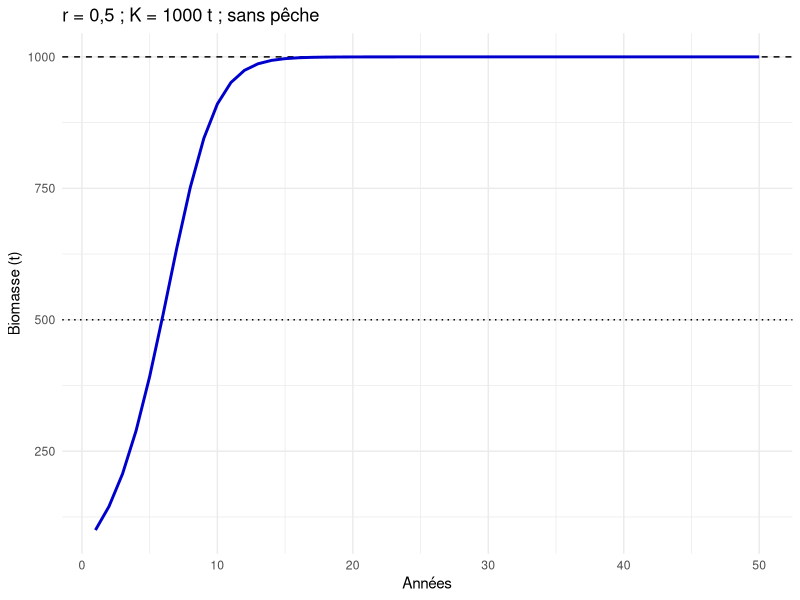
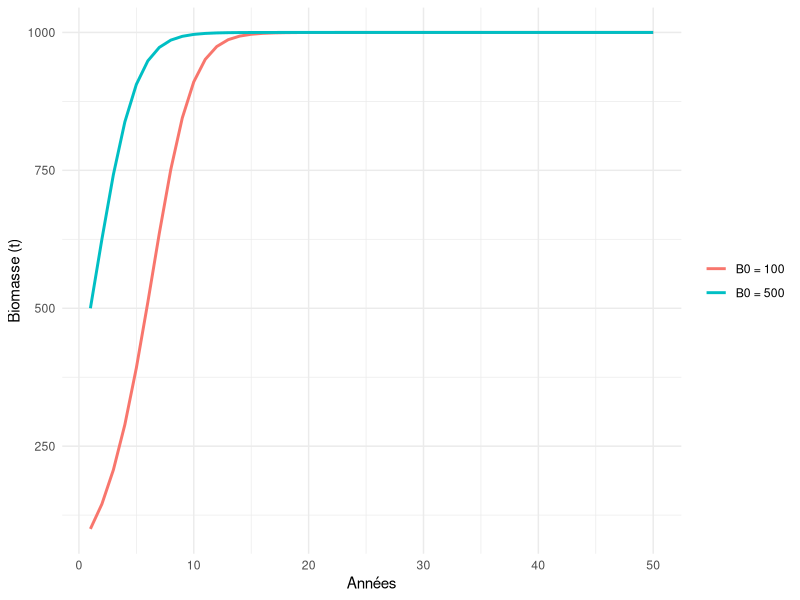

Generate these figures, in order, with R:
## ---- chunk 1
#| label: packages
if (!requireNamespace("ggplot2", quietly = TRUE)) install.packages("ggplot2")
library(ggplot2)
## ---- chunk 2
#| label: main
10 + 0.2 * 10 * (1 - 10 / 100) - 1
## ---- chunk 3
#| label: avous-main
# votre code ici

## ---- chunk 4
#| label: avous-fonction
# votre code ici

## ---- chunk 5
#| label: simuler
# Si vous n'avez pas encore écrit biomasse_suivante(), la voici :
biomasse_suivante <- function(B, r, K, C = 0) {
  max(B + r * B * (1 - B / K) - C, 0)
}
simuler <- function(B0, r, K, C = 0, n = 50) {
  B <- numeric(n)
  B[1] <- B0
  for (t in 1:(n - 1)) {
    B[t + 1] <- biomasse_suivante(B[t], r, K, C)
  }
  data.frame(annee = 1:n, B = B, r = r, K = K, C = C)
}

traj <- simuler(B0 = 100, r = 0.5, K = 1000)
ggplot(traj, aes(annee, B)) +
  geom_hline(yintercept = c(500, 1000), linetype = c("dotted", "dashed")) +
  geom_line(colour = "blue3", linewidth = 1) +
  labs(x = "Années", y = "Biomasse (t)", title = "r = 0,5 ; K = 1000 t ; sans pêche") +
  theme_minimal()
## ---- chunk 6
#| label: exemple-rbind
s1 <- simuler(B0 = 100, r = 0.5, K = 1000)
s2 <- simuler(B0 = 500, r = 0.5, K = 1000)
deux <- rbind(s1, s2)           # empile les deux tableaux
deux$depart <- factor(rep(c("B0 = 100", "B0 = 500"), each = 50))
ggplot(deux, aes(annee, B, colour = depart)) +
  geom_line(linewidth = 1) +
  labs(x = "Années", y = "Biomasse (t)", colour = NULL) +
  theme_minimal()
## ---- chunk 7
#| label: avous-production
# votre code ici

## ---- chunk 8
#| label: avous-r
# votre code ici

## ---- chunk 9
#| label: avous-chaos
# votre code ici

## ---- chunk 10
#| label: avous-K
# votre code ici

## ---- chunk 11
#| label: avous-captures
# votre code ici

## ---- chunk 12
#| label: session
sessionInfo()
